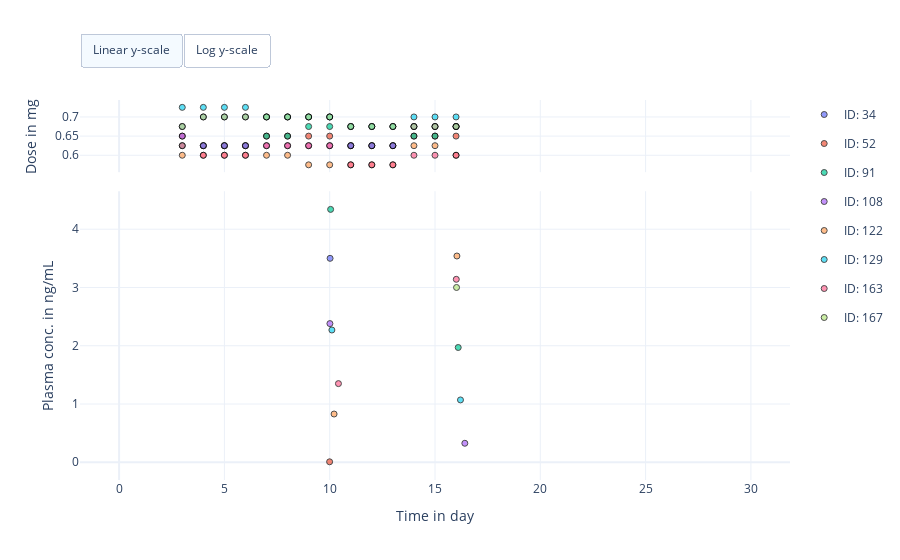

The cell this chart's notebook holds for it:
### Markdown cell above
## Illustrate medium erlotinib dose group data

### Code cell
import erlotinib.plots as eplt


# Create scatter plot
fig = eplt.PKTimeSeriesPlot()
fig.add_data(data, biomarker='Plasma concentration')
fig.set_axis_labels(time_label='Time in day', biom_label='Plasma conc. in ng/mL', dose_label='Dose in mg')

# Show figure
fig.show()

### Figure 1 — Plotly figure (JSON) as saved in the notebook; plotly's stock layout.template omitted (floating-point values rounded to 4 significant figures)
{"data": [{"hoverinfo": "text", "legendgroup": "ID: 34", "marker": {"color": "#636EFA", "line": {"color": "black", "width": 1}, "opacity": 0.7, "symbol": "circle"}, "mode": "markers", "name": "ID: 34", "showlegend": false, "text": ["Dose duration: nan", "Dose duration: nan", "Dose duration: nan", "Dose duration: nan", "Dose duration: nan", "Dose duration: nan", "Dose duration: nan", "Dose duration: nan", "Dose duration: nan", "Dose duration: nan", "Dose duration: nan", "Dose duration: nan", "Dose duration: nan", "Dose duration: nan"], "type": "scatter", "x": [4, 7, 9, 11, 14, 16, 3, 5, 6, 8, 10, 12, 13, 15], "xaxis": "x", "y": [0.7, 0.7, 0.7, 0.675, 0.675, 0.675, 0.675, 0.7, 0.7, 0.7, 0.7, 0.675, 0.675, 0.675], "yaxis": "y"}, {"legendgroup": "ID: 34", "marker": {"color": "#636EFA", "line": {"color": "black", "width": 1}, "opacity": 0.7, "symbol": "circle"}, "mode": "markers", "name": "ID: 34", "showlegend": true, "type": "scatter", "x": [0, 2, 4, 7, 9, 10.02, 11, 14, 15.99, 16, 18, 21, 23, 25, 28, 30, 3, 5, 6, 8, 10, 12, 13, 15], "xaxis": "x2", "y": [null, null, null, null, null, 3.5, null, null, null, null, null, null, null, null, null, null, null, null, null, null, null, null, null, null], "yaxis": "y2"}, {"hoverinfo": "text", "legendgroup": "ID: 52", "marker": {"color": "#EF553B", "line": {"color": "black", "width": 1}, "opacity": 0.7, "symbol": "circle"}, "mode": "markers", "name": "ID: 52", "showlegend": false, "text": ["Dose duration: nan", "Dose duration: nan", "Dose duration: nan", "Dose duration: nan", "Dose duration: nan", "Dose duration: nan", "Dose duration: nan", "Dose duration: nan", "Dose duration: nan", "Dose duration: nan", "Dose duration: nan", "Dose duration: nan", "Dose duration: nan", "Dose duration: nan"], "type": "scatter", "x": [4, 7, 9, 11, 14, 16, 3, 5, 6, 8, 10, 12, 13, 15], "xaxis": "x", "y": [0.625, 0.65, 0.65, 0.625, 0.65, 0.65, 0.65, 0.625, 0.625, 0.65, 0.65, 0.625, 0.625, 0.65], "yaxis": "y"}, {"legendgroup": "ID: 52", "marker": {"color": "#EF553B", "line": {"color": "black", "width": 1}, "opacity": 0.7, "symbol": "circle"}, "mode": "markers", "name": "ID: 52", "showlegend": true, "type": "scatter", "x": [0, 2, 4, 7, 9, 9.996, 11, 14, 16, 17.0, 18, 21, 23, 25, 28, 30, 3, 5, 6, 8, 10, 12, 13, 15], "xaxis": "x2", "y": [null, null, null, null, null, 0.00806, null, null, null, null, null, null, null, null, null, null, null, null, null, null, null, null, null, null], "yaxis": "y2"}, {"hoverinfo": "text", "legendgroup": "ID: 91", "marker": {"color": "#00CC96", "line": {"color": "black", "width": 1}, "opacity": 0.7, "symbol": "circle"}, "mode": "markers", "name": "ID: 91", "showlegend": false, "text": ["Dose duration: nan", "Dose duration: nan", "Dose duration: nan", "Dose duration: nan", "Dose duration: nan", "Dose duration: nan", "Dose duration: nan", "Dose duration: nan", "Dose duration: nan", "Dose duration: nan", "Dose duration: nan", "Dose duration: nan", "Dose duration: nan", "Dose duration: nan"], "type": "scatter", "x": [4, 7, 9, 11, 14, 16, 3, 5, 6, 8, 10, 12, 13, 15], "xaxis": "x", "y": [0.625, 0.65, 0.675, 0.625, 0.65, 0.675, 0.625, 0.625, 0.625, 0.65, 0.675, 0.625, 0.625, 0.65], "yaxis": "y"}, {"legendgroup": "ID: 91", "marker": {"color": "#00CC96", "line": {"color": "black", "width": 1}, "opacity": 0.7, "symbol": "circle"}, "mode": "markers", "name": "ID: 91", "showlegend": true, "type": "scatter", "x": [0, 2, 4, 7, 9, 10.04, 11, 14, 16, 16.1, 18, 21, 23, 25, 28, 30, 3, 5, 6, 8, 10, 12, 13, 15], "xaxis": "x2", "y": [null, null, null, null, null, 4.34, null, null, null, 1.97, null, null, null, null, null, null, null, null, null, null, null, null, null, null], "yaxis": "y2"}, {"hoverinfo": "text", "legendgroup": "ID: 108", "marker": {"color": "#AB63FA", "line": {"color": "black", "width": 1}, "opacity": 0.7, "symbol": "circle"}, "mode": "markers", "name": "ID: 108", "showlegend": false, "text": ["Dose duration: nan", "Dose duration: nan", "Dose duration: nan", "Dose duration: nan", "Dose duration: nan", "Dose duration: nan", "Dose duration: nan", "Dose duration: nan", "Dose duration: nan", "Dose duration: nan", "Dose duration: nan", "Dose duration: nan", "Dose duration: nan", "Dose duration: nan"], "type": "scatter", "x": [4, 7, 9, 11, 14, 16, 3, 5, 6, 8, 10, 12, 13, 15], "xaxis": "x", "y": [0.625, 0.625, 0.625, 0.625, 0.675, 0.675, 0.65, 0.625, 0.625, 0.625, 0.625, 0.625, 0.625, 0.675], "yaxis": "y"}, {"legendgroup": "ID: 108", "marker": {"color": "#AB63FA", "line": {"color": "black", "width": 1}, "opacity": 0.7, "symbol": "circle"}, "mode": "markers", "name": "ID: 108", "showlegend": true, "type": "scatter", "x": [0, 2, 4, 7, 9, 10.01, 11, 14, 16, 16.42, 18, 21, 23, 25, 28, 30, 3, 5, 6, 8, 10, 12, 13, 15], "xaxis": "x2", "y": [null, null, null, null, null, 2.38, null, null, null, 0.326, null, null, null, null, null, null, null, null, null, null, null, null, null, null], "yaxis": "y2"}, {"hoverinfo": "text", "legendgroup": "ID: 122", "marker": {"color": "#FFA15A", "line": {"color": "black", "width": 1}, "opacity": 0.7, "symbol": "circle"}, "mode": "markers", "name": "ID: 122", "showlegend": false, "text": ["Dose duration: nan", "Dose duration: nan", "Dose duration: nan", "Dose duration: nan", "Dose duration: nan", "Dose duration: nan", "Dose duration: nan", "Dose duration: nan", "Dose duration: nan", "Dose duration: nan", "Dose duration: nan", "Dose duration: nan", "Dose duration: nan", "Dose duration: nan"], "type": "scatter", "x": [4, 7, 9, 11, 14, 16, 3, 5, 6, 8, 10, 12, 13, 15], "xaxis": "x", "y": [0.6, 0.6, 0.575, 0.575, 0.625, 0.6, 0.6, 0.6, 0.6, 0.6, 0.575, 0.575, 0.575, 0.625], "yaxis": "y"}, {"legendgroup": "ID: 122", "marker": {"color": "#FFA15A", "line": {"color": "black", "width": 1}, "opacity": 0.7, "symbol": "circle"}, "mode": "markers", "name": "ID: 122", "showlegend": true, "type": "scatter", "x": [0, 2, 4, 7, 9, 10.21, 11, 14, 16, 16.04, 18, 21, 23, 25, 28, 30, 3, 5, 6, 8, 10, 12, 13, 15], "xaxis": "x2", "y": [null, null, null, null, null, 0.828, null, null, null, 3.54, null, null, null, null, null, null, null, null, null, null, null, null, null, null], "yaxis": "y2"}, {"hoverinfo": "text", "legendgroup": "ID: 129", "marker": {"color": "#19D3F3", "line": {"color": "black", "width": 1}, "opacity": 0.7, "symbol": "circle"}, "mode": "markers", "name": "ID: 129", "showlegend": false, "text": ["Dose duration: nan", "Dose duration: nan", "Dose duration: nan", "Dose duration: nan", "Dose duration: nan", "Dose duration: nan", "Dose duration: nan", "Dose duration: nan", "Dose duration: nan", "Dose duration: nan", "Dose duration: nan", "Dose duration: nan", "Dose duration: nan", "Dose duration: nan"], "type": "scatter", "x": [4, 7, 9, 11, 14, 16, 3, 5, 6, 8, 10, 12, 13, 15], "xaxis": "x", "y": [0.725, 0.7, 0.7, 0.675, 0.7, 0.7, 0.725, 0.725, 0.725, 0.7, 0.7, 0.675, 0.675, 0.7], "yaxis": "y"}, {"legendgroup": "ID: 129", "marker": {"color": "#19D3F3", "line": {"color": "black", "width": 1}, "opacity": 0.7, "symbol": "circle"}, "mode": "markers", "name": "ID: 129", "showlegend": true, "type": "scatter", "x": [0, 2, 4, 7, 9, 10.1, 11, 14, 16, 16.21, 18, 21, 23, 25, 28, 30, 3, 5, 6, 8, 10, 12, 13, 15], "xaxis": "x2", "y": [null, null, null, null, null, 2.27, null, null, null, 1.07, null, null, null, null, null, null, null, null, null, null, null, null, null, null], "yaxis": "y2"}, {"hoverinfo": "text", "legendgroup": "ID: 163", "marker": {"color": "#FF6692", "line": {"color": "black", "width": 1}, "opacity": 0.7, "symbol": "circle"}, "mode": "markers", "name": "ID: 163", "showlegend": false, "text": ["Dose duration: nan", "Dose duration: nan", "Dose duration: nan", "Dose duration: nan", "Dose duration: nan", "Dose duration: nan", "Dose duration: nan", "Dose duration: nan", "Dose duration: nan", "Dose duration: nan", "Dose duration: nan", "Dose duration: nan", "Dose duration: nan", "Dose duration: nan"], "type": "scatter", "x": [4, 7, 9, 11, 14, 16, 3, 5, 6, 8, 10, 12, 13, 15], "xaxis": "x", "y": [0.6, 0.625, 0.625, 0.575, 0.6, 0.6, 0.625, 0.6, 0.6, 0.625, 0.625, 0.575, 0.575, 0.6], "yaxis": "y"}, {"legendgroup": "ID: 163", "marker": {"color": "#FF6692", "line": {"color": "black", "width": 1}, "opacity": 0.7, "symbol": "circle"}, "mode": "markers", "name": "ID: 163", "showlegend": true, "type": "scatter", "x": [0, 2, 4, 7, 9, 10.42, 11, 14, 16, 16.01, 18, 21, 23, 25, 28, 30, 3, 5, 6, 8, 10, 12, 13, 15], "xaxis": "x2", "y": [null, null, null, null, null, 1.35, null, null, null, 3.14, null, null, null, null, null, null, null, null, null, null, null, null, null, null], "yaxis": "y2"}, {"hoverinfo": "text", "legendgroup": "ID: 167", "marker": {"color": "#B6E880", "line": {"color": "black", "width": 1}, "opacity": 0.7, "symbol": "circle"}, "mode": "markers", "name": "ID: 167", "showlegend": false, "text": ["Dose duration: nan", "Dose duration: nan", "Dose duration: nan", "Dose duration: nan", "Dose duration: nan", "Dose duration: nan", "Dose duration: nan", "Dose duration: nan", "Dose duration: nan", "Dose duration: nan", "Dose duration: nan", "Dose duration: nan", "Dose duration: nan", "Dose duration: nan"], "type": "scatter", "x": [4, 7, 9, 11, 14, 16, 3, 5, 6, 8, 10, 12, 13, 15], "xaxis": "x", "y": [0.7, 0.7, 0.7, 0.675, 0.675, 0.675, 0.675, 0.7, 0.7, 0.7, 0.7, 0.675, 0.675, 0.675], "yaxis": "y"}, {"legendgroup": "ID: 167", "marker": {"color": "#B6E880", "line": {"color": "black", "width": 1}, "opacity": 0.7, "symbol": "circle"}, "mode": "markers", "name": "ID: 167", "showlegend": true, "type": "scatter", "x": [0, 2, 4, 7, 9, 11, 11.0, 14, 16, 16.02, 18, 21, 23, 25, 28, 30, 3, 5, 6, 8, 10, 12, 13, 15], "xaxis": "x2", "y": [null, null, null, null, null, null, null, null, null, 3, null, null, null, null, null, null, null, null, null, null, null, null, null, null], "yaxis": "y2"}], "layout": {"autosize": true, "updatemenus": [{"buttons": [{"args": [{"yaxis2.type": "linear"}], "label": "Linear y-scale", "method": "relayout"}, {"args": [{"yaxis2.type": "log"}], "label": "Log y-scale", "method": "relayout"}], "direction": "left", "pad": {"r": 0, "t": -10}, "showactive": true, "type": "buttons", "x": 0, "xanchor": "left", "y": 1.15, "yanchor": "top"}], "xaxis": {"anchor": "y", "domain": [0, 1], "matches": "x2", "showticklabels": false}, "xaxis2": {"anchor": "y2", "domain": [0, 1], "title": {"text": "Time in day"}}, "yaxis": {"anchor": "x", "domain": [0.81, 1], "title": {"text": "Dose in mg"}}, "yaxis2": {"anchor": "x2", "domain": [0, 0.76], "title": {"text": "Plasma conc. in ng/mL"}}}}
